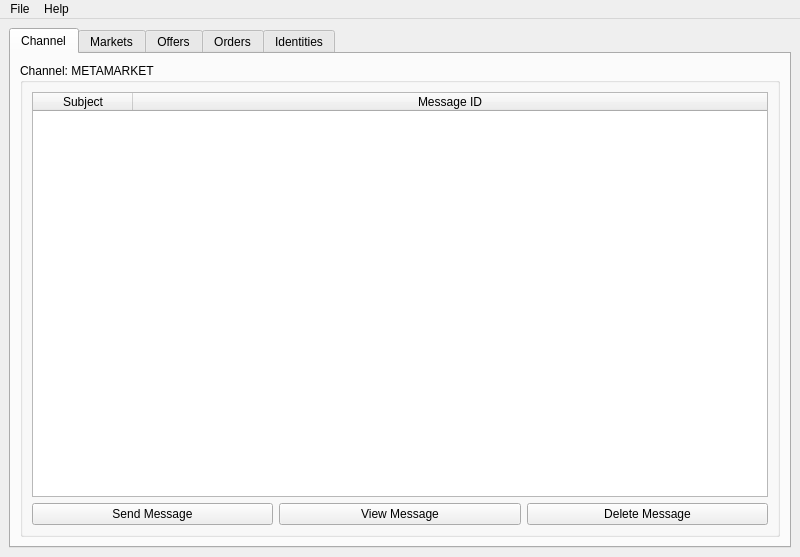
<?xml version="1.0" encoding="UTF-8"?>
<ui version="4.0">
 <class>MainWindow</class>
 <widget class="QMainWindow" name="MainWindow">
  <property name="geometry">
   <rect>
    <x>0</x>
    <y>0</y>
    <width>800</width>
    <height>557</height>
   </rect>
  </property>
  <property name="windowTitle">
   <string>METAmarket-Qt</string>
  </property>
  <widget class="QWidget" name="centralwidget">
   <layout class="QGridLayout" name="gridLayout">
    <item row="1" column="0">
     <widget class="QTabWidget" name="tabWidget">
      <property name="currentIndex">
       <number>0</number>
      </property>
      <widget class="QWidget" name="chanTab">
       <attribute name="title">
        <string>Channel</string>
       </attribute>
       <layout class="QGridLayout" name="gridLayout_3">
        <item row="1" column="0">
         <widget class="QGroupBox" name="chanGroupBox">
          <property name="title">
           <string>Channel: METAMARKET</string>
          </property>
          <layout class="QGridLayout" name="gridLayout_2">
           <item row="0" column="0">
            <layout class="QVBoxLayout" name="verticalLayout">
             <item>
              <widget class="QTableWidget" name="chanTableWidget">
               <attribute name="horizontalHeaderStretchLastSection">
                <bool>true</bool>
               </attribute>
               <column>
                <property name="text">
                 <string>Subject</string>
                </property>
               </column>
               <column>
                <property name="text">
                 <string>Message ID</string>
                </property>
               </column>
              </widget>
             </item>
             <item>
              <layout class="QHBoxLayout" name="horizontalLayout">
               <item>
                <widget class="QPushButton" name="chanSendButton">
                 <property name="text">
                  <string>Send Message</string>
                 </property>
                </widget>
               </item>
               <item>
                <widget class="QPushButton" name="chanViewButton">
                 <property name="text">
                  <string>View Message</string>
                 </property>
                </widget>
               </item>
               <item>
                <widget class="QPushButton" name="chanDeleteButton">
                 <property name="text">
                  <string>Delete Message</string>
                 </property>
                </widget>
               </item>
              </layout>
             </item>
            </layout>
           </item>
          </layout>
         </widget>
        </item>
       </layout>
      </widget>
      <widget class="QWidget" name="marketTab">
       <attribute name="title">
        <string>Markets</string>
       </attribute>
       <layout class="QGridLayout" name="gridLayout_7">
        <item row="0" column="0">
         <widget class="QGroupBox" name="marketGroupBox">
          <property name="title">
           <string>Available Markets:</string>
          </property>
          <layout class="QGridLayout" name="gridLayout_6">
           <item row="0" column="0">
            <layout class="QVBoxLayout" name="verticalLayout_3">
             <item>
              <widget class="QTableWidget" name="marketTableWidget">
               <attribute name="horizontalHeaderStretchLastSection">
                <bool>true</bool>
               </attribute>
               <column>
                <property name="text">
                 <string>Name</string>
                </property>
               </column>
               <column>
                <property name="text">
                 <string>Description</string>
                </property>
               </column>
              </widget>
             </item>
             <item>
              <layout class="QHBoxLayout" name="horizontalLayout_3">
               <item>
                <widget class="QPushButton" name="marketImportButton">
                 <property name="text">
                  <string>Import Market</string>
                 </property>
                </widget>
               </item>
               <item>
                <widget class="QPushButton" name="marketViewButton">
                 <property name="text">
                  <string>View Market</string>
                 </property>
                </widget>
               </item>
               <item>
                <widget class="QPushButton" name="marketDeleteButton">
                 <property name="text">
                  <string>Delete Market</string>
                 </property>
                </widget>
               </item>
              </layout>
             </item>
            </layout>
           </item>
          </layout>
         </widget>
        </item>
       </layout>
      </widget>
      <widget class="QWidget" name="offerTab">
       <attribute name="title">
        <string>Offers</string>
       </attribute>
       <layout class="QGridLayout" name="gridLayout_12">
        <item row="0" column="0">
         <widget class="QGroupBox" name="offerGroupBox">
          <property name="title">
           <string>Available Offers: Market Name</string>
          </property>
          <layout class="QGridLayout" name="gridLayout_11">
           <item row="0" column="0">
            <layout class="QVBoxLayout" name="verticalLayout_7">
             <item>
              <layout class="QHBoxLayout" name="horizontalLayout_6">
               <item>
                <widget class="QComboBox" name="offerMktComboBox"/>
               </item>
               <item>
                <widget class="QLineEdit" name="offerSearchLineEdit">
                 <property name="text">
                  <string>Search</string>
                 </property>
                </widget>
               </item>
              </layout>
             </item>
             <item>
              <widget class="QTableWidget" name="offerTableWidget">
               <attribute name="horizontalHeaderStretchLastSection">
                <bool>true</bool>
               </attribute>
               <column>
                <property name="text">
                 <string>Name</string>
                </property>
               </column>
               <column>
                <property name="text">
                 <string>Locale</string>
                </property>
               </column>
               <column>
                <property name="text">
                 <string>Amount</string>
                </property>
               </column>
               <column>
                <property name="text">
                 <string>Price</string>
                </property>
               </column>
              </widget>
             </item>
             <item>
              <layout class="QHBoxLayout" name="horizontalLayout_7">
               <item>
                <widget class="QPushButton" name="offerOrderButton">
                 <property name="text">
                  <string>Order</string>
                 </property>
                </widget>
               </item>
               <item>
                <widget class="QPushButton" name="offerViewButton">
                 <property name="text">
                  <string>View Offer</string>
                 </property>
                </widget>
               </item>
               <item>
                <widget class="QPushButton" name="offerDeleteButton">
                 <property name="text">
                  <string>Delete Offer</string>
                 </property>
                </widget>
               </item>
              </layout>
             </item>
            </layout>
           </item>
          </layout>
         </widget>
        </item>
       </layout>
      </widget>
      <widget class="QWidget" name="orderTab">
       <attribute name="title">
        <string>Orders</string>
       </attribute>
       <layout class="QGridLayout" name="gridLayout_5">
        <item row="0" column="0">
         <widget class="QGroupBox" name="orderGroupBox">
          <property name="title">
           <string>My Orders:</string>
          </property>
          <layout class="QGridLayout" name="gridLayout_4">
           <item row="0" column="0">
            <layout class="QVBoxLayout" name="verticalLayout_2">
             <item>
              <widget class="QTableWidget" name="orderTableWidget">
               <attribute name="horizontalHeaderStretchLastSection">
                <bool>true</bool>
               </attribute>
               <column>
                <property name="text">
                 <string>Status</string>
                </property>
               </column>
               <column>
                <property name="text">
                 <string>Name</string>
                </property>
               </column>
               <column>
                <property name="text">
                 <string>Locale</string>
                </property>
               </column>
               <column>
                <property name="text">
                 <string>Amount</string>
                </property>
               </column>
               <column>
                <property name="text">
                 <string>Price</string>
                </property>
               </column>
              </widget>
             </item>
             <item>
              <layout class="QHBoxLayout" name="horizontalLayout_2">
               <item>
                <widget class="QPushButton" name="orderProcessButton">
                 <property name="text">
                  <string>Process</string>
                 </property>
                </widget>
               </item>
               <item>
                <widget class="QPushButton" name="orderViewButton">
                 <property name="text">
                  <string>View Offer</string>
                 </property>
                </widget>
               </item>
               <item>
                <widget class="QPushButton" name="orderCancelButton">
                 <property name="text">
                  <string>Cancel Order</string>
                 </property>
                </widget>
               </item>
              </layout>
             </item>
            </layout>
           </item>
          </layout>
         </widget>
        </item>
       </layout>
      </widget>
      <widget class="QWidget" name="identTab">
       <attribute name="title">
        <string>Identities</string>
       </attribute>
       <layout class="QGridLayout" name="gridLayout_10">
        <item row="0" column="0">
         <layout class="QVBoxLayout" name="verticalLayout_6">
          <item>
           <widget class="QGroupBox" name="identMyidGroupBox">
            <property name="title">
             <string>My Identity:</string>
            </property>
            <layout class="QGridLayout" name="gridLayout_9">
             <item row="0" column="0">
              <layout class="QVBoxLayout" name="verticalLayout_5">
               <item>
                <widget class="QLabel" name="identMyidLabel">
                 <property name="text">
                  <string>ID Hash: </string>
                 </property>
                </widget>
               </item>
               <item>
                <widget class="QLabel" name="identBtcaddrLabel">
                 <property name="text">
                  <string>BTC Address: </string>
                 </property>
                </widget>
               </item>
               <item>
                <widget class="QLabel" name="identBmaddrLabel">
                 <property name="text">
                  <string>BM Address: </string>
                 </property>
                </widget>
               </item>
              </layout>
             </item>
            </layout>
           </widget>
          </item>
          <item>
           <widget class="QGroupBox" name="identGroupBox">
            <property name="title">
             <string>Known Identities:</string>
            </property>
            <layout class="QGridLayout" name="gridLayout_8">
             <item row="0" column="0">
              <layout class="QVBoxLayout" name="verticalLayout_4">
               <item>
                <layout class="QHBoxLayout" name="horizontalLayout_5">
                 <item>
                  <widget class="QComboBox" name="identMktComboBox"/>
                 </item>
                 <item>
                  <widget class="QLineEdit" name="identSearchLineEdit">
                   <property name="text">
                    <string>Search</string>
                   </property>
                  </widget>
                 </item>
                </layout>
               </item>
               <item>
                <widget class="QTableWidget" name="identTableWidget">
                 <attribute name="horizontalHeaderStretchLastSection">
                  <bool>true</bool>
                 </attribute>
                 <column>
                  <property name="text">
                   <string>Name</string>
                  </property>
                 </column>
                 <column>
                  <property name="text">
                   <string>Rep Score</string>
                  </property>
                 </column>
                 <column>
                  <property name="text">
                   <string>ID</string>
                  </property>
                 </column>
                </widget>
               </item>
               <item>
                <layout class="QHBoxLayout" name="horizontalLayout_4">
                 <item>
                  <widget class="QPushButton" name="identRegButton">
                   <property name="text">
                    <string>Register My Identity</string>
                   </property>
                  </widget>
                 </item>
                 <item>
                  <widget class="QPushButton" name="identViewButton">
                   <property name="text">
                    <string>View Identity</string>
                   </property>
                  </widget>
                 </item>
                 <item>
                  <widget class="QPushButton" name="identBurnButton">
                   <property name="text">
                    <string>BURN BTC</string>
                   </property>
                  </widget>
                 </item>
                </layout>
               </item>
              </layout>
             </item>
            </layout>
           </widget>
          </item>
         </layout>
        </item>
       </layout>
      </widget>
     </widget>
    </item>
   </layout>
  </widget>
  <widget class="QMenuBar" name="menubar">
   <property name="geometry">
    <rect>
     <x>0</x>
     <y>0</y>
     <width>800</width>
     <height>27</height>
    </rect>
   </property>
   <widget class="QMenu" name="menuFile">
    <property name="title">
     <string>File</string>
    </property>
    <addaction name="actionLogin"/>
    <addaction name="actionClose"/>
   </widget>
   <widget class="QMenu" name="menuHelp">
    <property name="title">
     <string>Help</string>
    </property>
    <addaction name="actionAbout"/>
   </widget>
   <addaction name="menuFile"/>
   <addaction name="menuHelp"/>
  </widget>
  <action name="actionClose">
   <property name="text">
    <string>Close</string>
   </property>
  </action>
  <action name="actionAbout">
   <property name="text">
    <string>About</string>
   </property>
  </action>
  <action name="actionLogin">
   <property name="text">
    <string>Login</string>
   </property>
  </action>
 </widget>
 <resources/>
 <connections/>
</ui>
